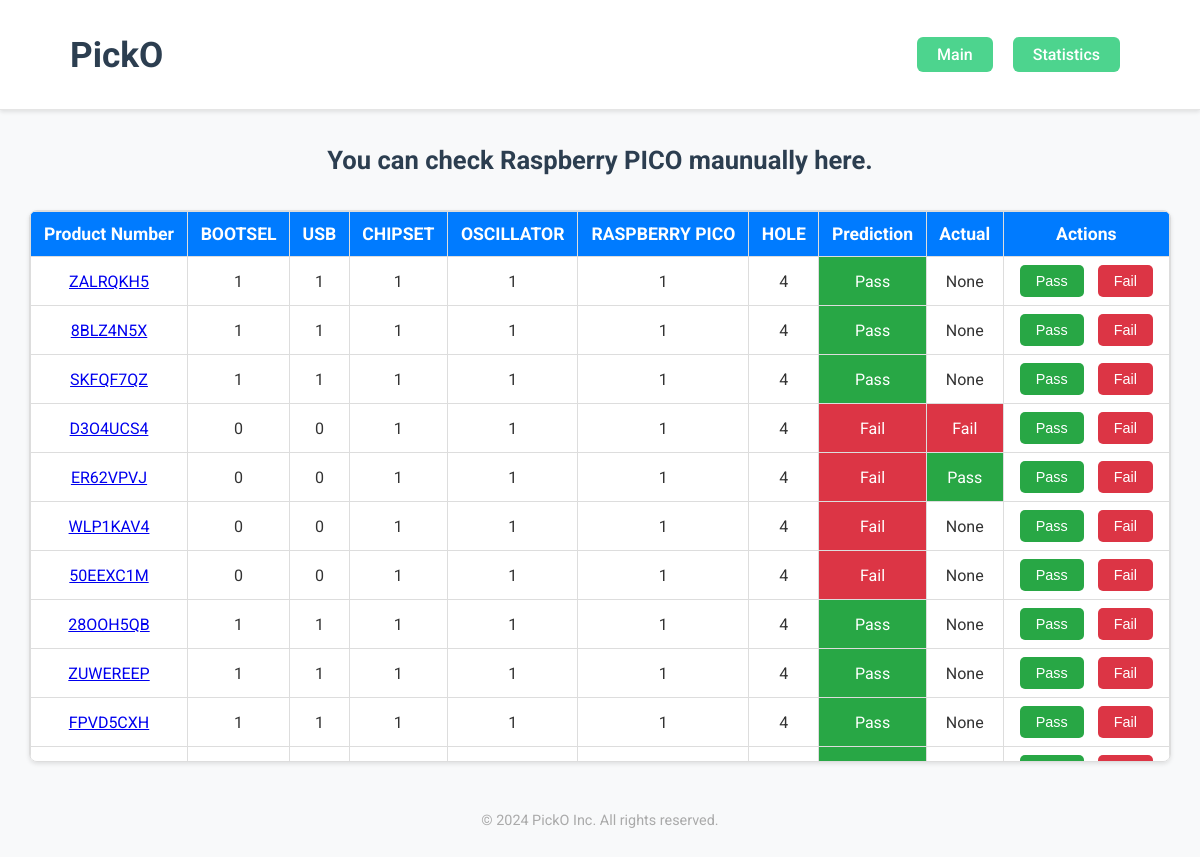
The page /inspection on the database its author committed.
### tables this page shows
CREATE TABLE 제품검수 (
            PRODUCT_NUM TEXT PRIMARY KEY,
            BOOTSEL INTEGER NOT NULL,
            USB INTEGER NOT NULL,
            CHIPSET INTEGER NOT NULL,
            OSCILLATOR INTEGER NOT NULL,
            RASPBERRY_PICO INTEGER NOT NULL,
            HOLE INTEGER NOT NULL,
            PREDICT TEXT NOT NULL,
            ACTUAL TEXT
        );

### app.py (the view)
@app.route('/inspection')
def inspection():
    conn = sqlite3.connect(db_path)
    cursor = conn.cursor()
    cursor.execute("SELECT * FROM 제품검수")
    data = cursor.fetchall()
    conn.close()
    return render_template('inspection.html', data=data)

### templates/inspection.html (shortened to what this page needs)
<!DOCTYPE html>
<html lang="en">
    <head>
        <link
            rel="stylesheet"
            href="{{ url_for('static', filename='css/inspection.css') }}"
        />
    </head>
    <body>
        <header>
            <h1 id="Logo">PickO</h1>
            <nav>
                <ul>
                    <li><a href="/">Main</a></li>
                    <li><a href="/statistics">Statistics</a></li>
                </ul>
            </nav>
        </header>
        <h2>You can check Raspberry PICO maunually here.</h2>
        <main>
            <div id="table-container">
                <table>
                    <thead>
                        <tr>
                            <th>Product Number</th>
                            <th>BOOTSEL</th>
                            <th>USB</th>
                            <th>CHIPSET</th>
                            <th>OSCILLATOR</th>
                            <th>RASPBERRY PICO</th>
                            <th>HOLE</th>
                            <th>Prediction</th>
                            <th>Actual</th>
                            <th>Actions</th>
                        </tr>
                    </thead>
                    <tbody>
                        {% for row in data %}
                        <tr>
                            <td>
                                <a href="#" onclick="showImage('{{ row[0] }}')"
                                    >{{ row[0] }}</a
                                >
                            </td>
                            <td>{{ row[1] }}</td>
                            <td>{{ row[2] }}</td>
                            <td>{{ row[3] }}</td>
                            <td>{{ row[4] }}</td>
                            <td>{{ row[5] }}</td>
                            <td>{{ row[6] }}</td>
                            <td class="prediction">{{ row[7] }}</td>
                            <td class="actual">{{ row[8] }}</td>
                            <td>
                                <button
                                    onclick="updateActual('{{ row[0] }}', 'Pass')"
                                >
                                    Pass
                                </button>
                                <button
                                    onclick="updateActual('{{ row[0] }}', 'Fail')"
                                >
                                    Fail
                                </button>
                            </td>
                        </tr>
                        {% endfor %}
                    </tbody>
                </table>
            </div>
        </main>
        <footer>&copy; 2024 PickO Inc. All rights reserved.</footer>
    </body>
</html>

### static/css/inspection.css (style rules this page uses)
body { margin: 0; padding: 0; font-family: "Roboto", sans-serif; background-color: #f8f9fa; color: #333; }
header { margin: 0; padding: 10px 70px; display: flex; justify-content: space-between; align-items: center; background-color: #ffffff; border-bottom: 1px solid rgba(0, 0, 0, 0.1); box-shadow: 0 2px 4px rgba(0, 0, 0, 0.1); }
#Logo { font-size: 2.2rem; font-weight: 700; color: #2c3e50; }
nav ul { display: flex; justify-content: space-between; align-items: center; list-style: none; padding: 0; margin: 0; }
nav ul li { margin: 0 10px; }
nav ul li a { text-decoration: none; color: white; font-size: 1rem; font-weight: 500; background-color: #4dd48e; padding: 8px 20px; border-radius: 6px; transition: background-color 0.3s ease; }
h2 { text-align: center; font-size: 1.6rem; margin: 35px auto; color: #2c3e50; }
#table-container { width: 95%; max-height: 550px; overflow-y: auto; margin: 20px auto; border: 1px solid #ddd; border-radius: 8px; box-shadow: 0 2px 4px rgba(0, 0, 0, 0.1); }
table { width: 100%; border-collapse: collapse; background-color: #fff; }
thead { position: sticky; top: 0; background-color: #007bff; color: white; z-index: 1; }
th, td { text-align: center; border: 1px solid #ddd; word-wrap: break-word; white-space: normal; }
th { padding: 12px; font-weight: bold; font-size: 1.1rem; }
td { padding: 3px 10px; }
button { padding: 8px 16px; margin: 5px; font-size: 0.9rem; border: none; border-radius: 5px; cursor: pointer; transition: background-color 0.3s ease; }
button:first-child { background-color: #28a745; color: white; }
button:last-child { background-color: #dc3545; color: white; }
footer { text-align: center; margin-top: 40px; padding: 10px; font-size: 0.9rem; color: #aaa; }

### rows shown on the page
제품검수: PRODUCT_NUM "ZALRQKH5", BOOTSEL "1", USB "1", CHIPSET "1", OSCILLATOR "1", RASPBERRY_PICO "1", HOLE "4", PREDICT "Pass", row "None"
제품검수: PRODUCT_NUM "8BLZ4N5X", BOOTSEL "1", USB "1", CHIPSET "1", OSCILLATOR "1", RASPBERRY_PICO "1", HOLE "4", PREDICT "Pass", row "None"
제품검수: PRODUCT_NUM "SKFQF7QZ", BOOTSEL "1", USB "1", CHIPSET "1", OSCILLATOR "1", RASPBERRY_PICO "1", HOLE "4", PREDICT "Pass", row "None"
제품검수: PRODUCT_NUM "D3O4UCS4", BOOTSEL "0", USB "0", CHIPSET "1", OSCILLATOR "1", RASPBERRY_PICO "1", HOLE "4", PREDICT "Fail", ACTUAL "Fail"
제품검수: PRODUCT_NUM "ER62VPVJ", BOOTSEL "0", USB "0", CHIPSET "1", OSCILLATOR "1", RASPBERRY_PICO "1", HOLE "4", PREDICT "Fail", ACTUAL "Pass"
제품검수: PRODUCT_NUM "WLP1KAV4", BOOTSEL "0", USB "0", CHIPSET "1", OSCILLATOR "1", RASPBERRY_PICO "1", HOLE "4", PREDICT "Fail", row "None"
제품검수: PRODUCT_NUM "50EEXC1M", BOOTSEL "0", USB "0", CHIPSET "1", OSCILLATOR "1", RASPBERRY_PICO "1", HOLE "4", PREDICT "Fail", row "None"
제품검수: PRODUCT_NUM "28OOH5QB", BOOTSEL "1", USB "1", CHIPSET "1", OSCILLATOR "1", RASPBERRY_PICO "1", HOLE "4", PREDICT "Pass", row "None"
제품검수: PRODUCT_NUM "ZUWEREEP", BOOTSEL "1", USB "1", CHIPSET "1", OSCILLATOR "1", RASPBERRY_PICO "1", HOLE "4", PREDICT "Pass", row "None"
제품검수: PRODUCT_NUM "FPVD5CXH", BOOTSEL "1", USB "1", CHIPSET "1", OSCILLATOR "1", RASPBERRY_PICO "1", HOLE "4", PREDICT "Pass", row "None"
